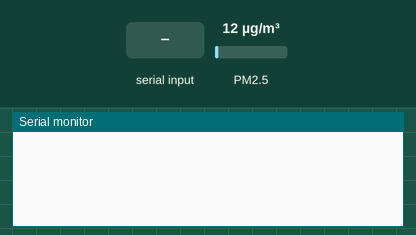
This sketch was run on a simulated Arduino Mega 2560, built with avr-gcc and run on an emulated ATmega2560. Parts: the last lines printed to the serial monitor. The inputs (shaded band) are chosen by the test bench; at power-on: PM2.5 12 µg/m³.

Above: at 1.2 s.
1.3 s: "start\n" received over Serial
At 2.5 s:
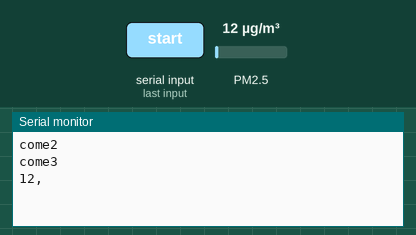
2.9 s: "start\n" received over the second serial link
At 3.4 s:
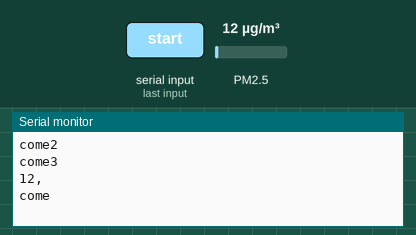
4.4 s: "start\n" received over Serial
At 4.8 s:
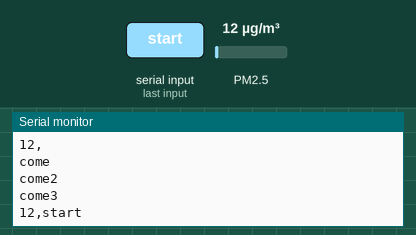

The sketch:

Motor_NPM_RX.ino
```cpp
//받는 쪽
#include <PMS.h>

int d0;
bool startReceived = false;
String save = "";
String Send;

PMS pms(Serial2);
PMS::DATA data;

void setup(){
  Serial.begin(9600);
  Serial1.begin(9600);
  Serial2.begin(9600);

  pms.passiveMode();
}

void loop(){
  while(!startReceived){
    if(Serial1.available() > 0){
      save = Serial1.readStringUntil('\n');
      Serial1.read();
      Serial.println("come");
    }
    if(Serial.available() > 0){
      String Input = Serial.readStringUntil('\n');
      if(Input == "start"){
        startReceived = true;
        Serial.println("come2");
      }
    }
  }
  if(startReceived == true){
    pms.requestRead();
    if(pms.readUntil(data)){
      d0 = data.PM_AE_UG_2_5;
      Send = String(d0) + "," + save;
      Serial.println("come3");
      Serial.println(Send);

      startReceived = false;
    }
  }
}
```

m_3_1.cpp
```cpp
#include "m_3_1.h"
#include <Arduino.h>

//top, bottom 모터를 위한 클래스
m_3_1::m_3_1(int enPin, int stepPin, int dirPin, int swich){
    this->enPin = enPin;
    this->stepPin = stepPin;
    this->dirPin = dirPin;
    this->swich = swich;

    this->preMillis = 0;

    this->diraction = true;


    pinMode(enPin, OUTPUT);
    pinMode(stepPin, OUTPUT);
    pinMode(dirPin, OUTPUT);
    pinMode(swich, INPUT_PULLUP);

    digitalWrite(enPin, LOW);
    digitalWrite(dirPin, LOW);
}

//Top bottom motor setup
void m_3_1::TopSetup(){
    digitalWrite(dirPin, LOW);
    while(1){
        if(digitalRead(swich) == LOW){
            digitalWrite(dirPin, HIGH);
            //스위치 눌림방지
            for(int i = 0; i < 300; i++){
              digitalWrite(stepPin, HIGH);
              //delayMicroseconds
              delayMicroseconds(100);
              digitalWrite(stepPin, LOW);
              delayMicroseconds(100);
            }
            break;
        }
        digitalWrite(stepPin, HIGH);
        //delayMicroseconds
        delayMicroseconds(100);
        digitalWrite(stepPin, LOW);
        delayMicroseconds(100);
    }
}

void m_3_1::BottomSetup(){
    digitalWrite(dirPin, LOW);
    while(1){
        if(digitalRead(swich) == LOW){
            digitalWrite(dirPin, HIGH);
            //스위치 눌림방지
            for(int i = 0; i < 300; i++){
              digitalWrite(stepPin, HIGH);
              //delayMicroseconds
              delay(1);
              digitalWrite(stepPin, LOW);
              delay(1);
            }
            break;
        }
        digitalWrite(stepPin, HIGH);
        //delayMicroseconds
        delay(1);
        digitalWrite(stepPin, LOW);
        delay(1);
    }
}


//millis() 단위로 입력 받는 함수
void m_3_1::setspeed(long inputSpeed){
    this->speeds = inputSpeed;
    //Serial.println(this->speeds);
}

//round를 설정하는 함수
void m_3_1::setRound(long inputRound){
    this->rounds = inputRound;

    this->leftSteps = abs(inputRound) * 2;
}

//diraction이 true면 HIGH, false면 LOW
void m_3_1::setDiraction(){
    this->diraction = !this->diraction;
    if(this->diraction){
        digitalWrite(dirPin, HIGH);
    }else{
        digitalWrite(dirPin, LOW);
    }
}


//마이크로초 시간 체크해서 움직이는 함수, 한 라운드, 즉 설정된 스텝이 끝나면 반대 방향으로 돌아감
//20step당 1도 bottom만 해당 (leftStep은 40step당 1도)
void m_3_1::moveto(){
    //unsigned long currentMillis = millis();
    unsigned long currentMillis = micros();

    if(currentMillis - this->preMillis >= this->speeds){
        this->preMillis = currentMillis;

        if(this->leftSteps > 0){
            this->leftSteps--;
            moveStep(leftSteps % 2);
        }
        /*else if(this->leftSteps == 0){
            this->leftSteps = abs(this->rounds) * 2;
            //currentMillis = 0;
            //this->preMillis = currentMillis;
            setDiraction();
        }*/
    }
}

void m_3_1::moveto_pm(){
    //unsigned long currentMillis = millis();
    unsigned long currentMillis = micros();

    if(currentMillis - this->preMillis >= this->speeds){
        this->preMillis = currentMillis;

        if(this->leftSteps > 0){
            this->leftSteps--;
            moveStep(leftSteps % 2);
        }else if(this->leftSteps == 0){
            this->leftSteps = abs(this->rounds) * 2;
            //Serial.println(leftSteps);
            setDiraction();
        }
    }
}

//실질적으로 움직이는 함수 0.5스텝
void m_3_1::moveStep(long steps){
    switch(steps){
        case 0:
            digitalWrite(stepPin, HIGH);
            break;
        case 1:
            digitalWrite(stepPin, LOW);
            break;
    }
}

void m_3_1::stopMotor(){
  digitalWrite(enPin,HIGH);
}

void m_3_1::startMotor(){
  digitalWrite(enPin,LOW);
}

void m_3_1::TopLocation(int num){
    if(num == 1){
        setRound(56000);
    }else if(num == 2){
        setRound(28000);
    }else if(num == 3){
        setRound(1000);
    }
}

void m_3_1::BottomLocation(int inputAngle){
    long steps = inputAngle * 20;
    setRound(steps);
}
```

m_3_1.h
```cpp
/*
APM의 모터를 구동하기 위한 라이브러리 ver1.0
*/

#ifndef m_3_1_h
#define m_3_1_h

class m_3_1
{
    public:
        m_3_1(int enPin, int stepPin, int dirPin, int swich);

        //reset motor
        void BottomSetup();
        void TopSetup();

        void setspeed(long inputSpeed);
        void moveto();
        void moveStep(long steps);
        void setRound(long inputRound);
        void setDiraction();
        void stopMotor();
        void startMotor();

        //pm2,3을 위한 함수
        void moveto_pm();

        //pm1의 위치 조정을 위한 함수
        void TopLocation(int num);

        //bottom의 위치 조정을 위한 함수
        void BottomLocation(int inputAngle);

    private:
        //motor pin
        int enPin;
        int stepPin;
        int dirPin;

        //switch pin
        int swich;

        //motor speed
        int speeds;

        //motor round
        long rounds;

        //motor save steps
        long leftSteps;

        //pre millis
        unsigned long preMillis;

        //motor diraction
        bool diraction;
};

#endif
```

Measured:
- after the input at 1.3 s, the serial monitor: prints a new line at once (image 1)
- after the input at 2.9 s, the serial monitor: prints a new line at once (image 2)
- after the input at 4.4 s, the serial monitor: prints a new line at once (image 3)
